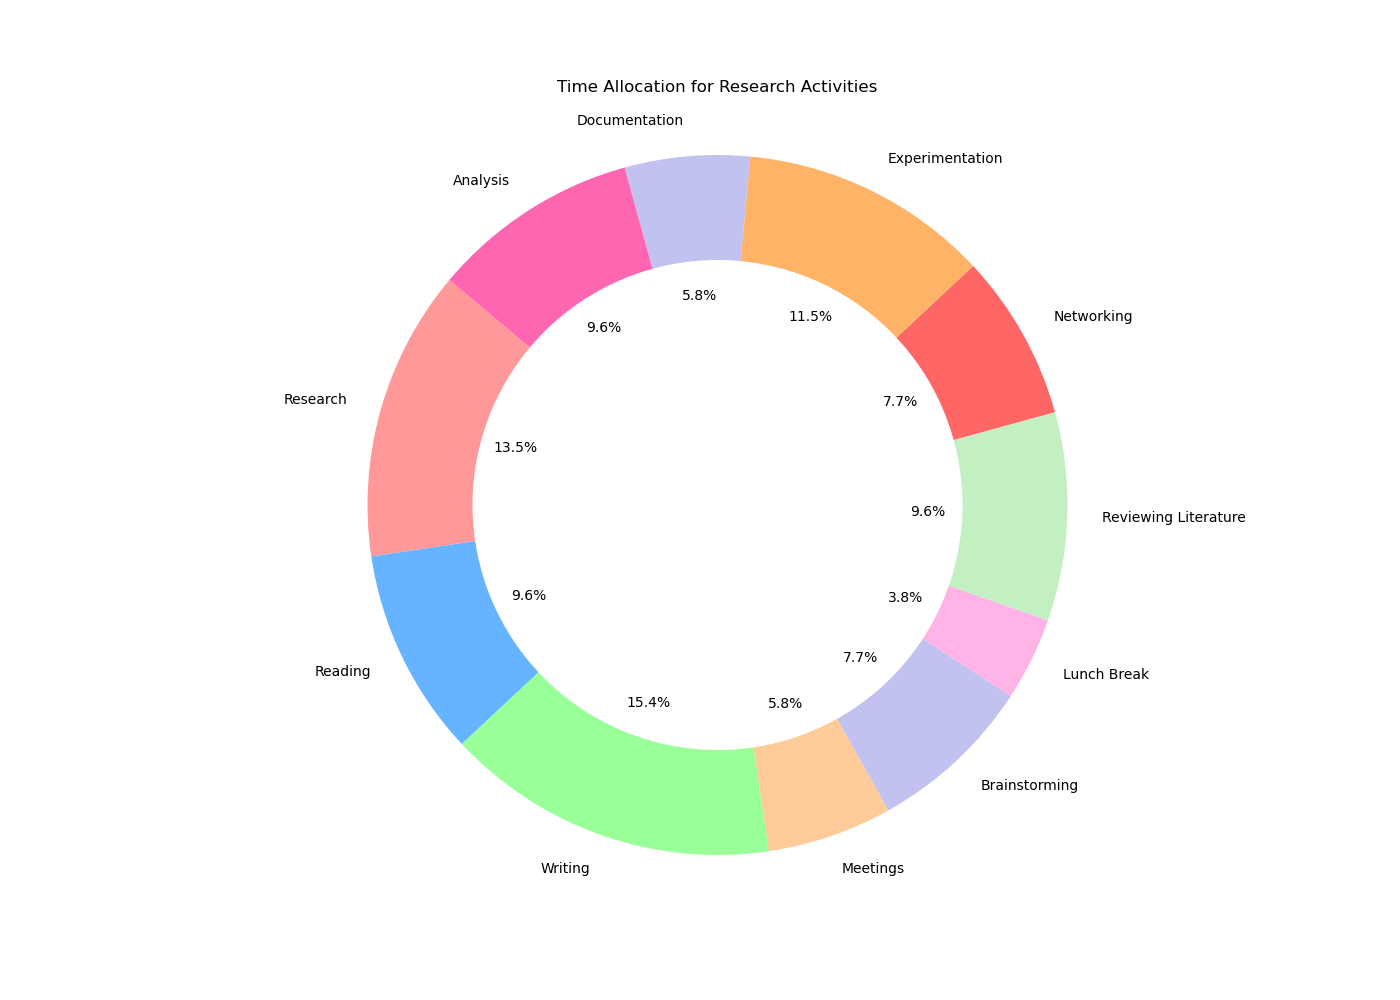

This figure's Python source:

import matplotlib.pyplot as plt

# Data to plot
activities = ['Research', 'Reading', 'Writing', 'Meetings', 'Brainstorming', 'Lunch Break', 'Reviewing Literature', 'Networking', 'Experimentation', 'Documentation', 'Analysis']
time_spent = [3.5, 2.5, 4, 1.5, 2, 1, 2.5, 2, 3, 1.5, 2.5]
colors = ['#ff9999', '#66b3ff', '#99ff99', '#ffcc99', '#c2c2f0', '#ffb3e6', '#c2f0c2', '#ff6666', '#ffb366', '#c2c2f0', '#ff66b2']

# Plot pie chart
plt.figure(figsize=(14, 10))
plt.pie(time_spent, labels=activities, colors=colors, autopct='%1.1f%%', startangle=140)

# Draw a circle at the center of pie to make it look like a donut
centre_circle = plt.Circle((0,0),0.70,fc='white')
fig = plt.gcf()
fig.gca().add_artist(centre_circle)

# Equal aspect ratio ensures that pie is drawn as a circle.
plt.axis('equal')

plt.title('Time Allocation for Research Activities', pad=20)
plt.show()
